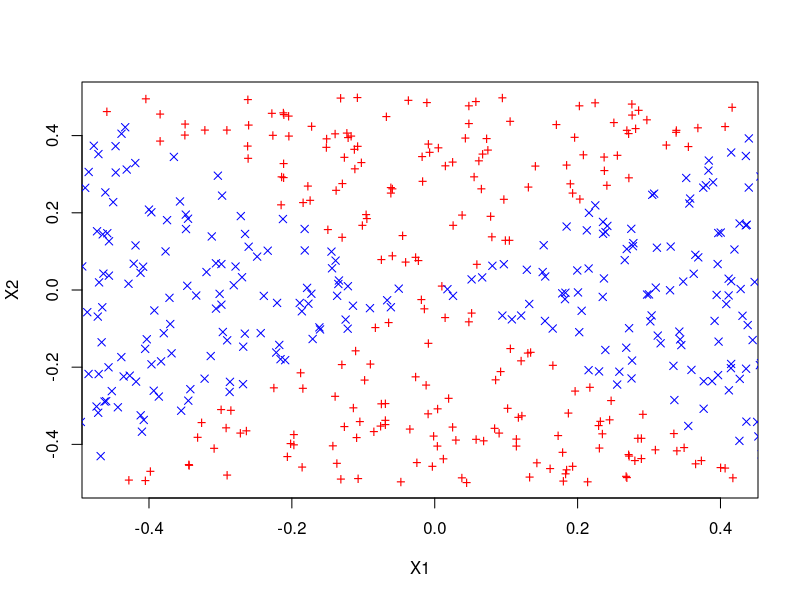
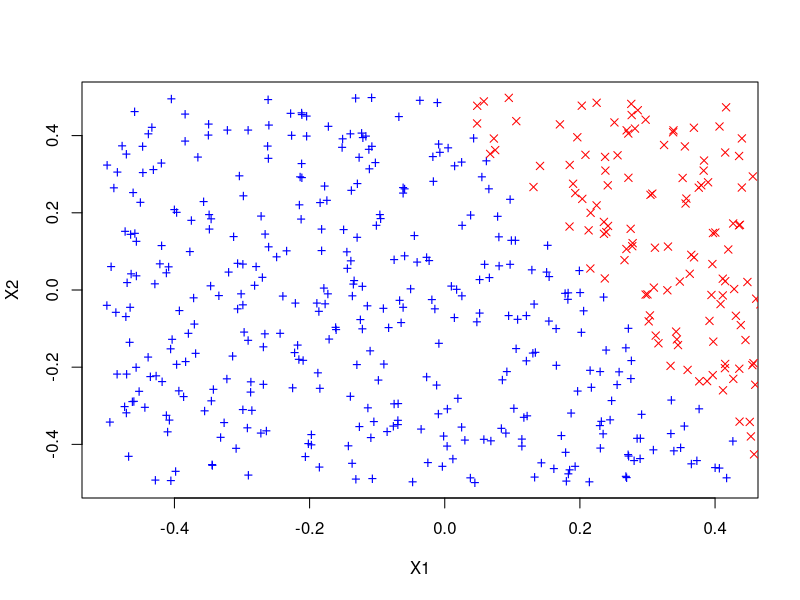
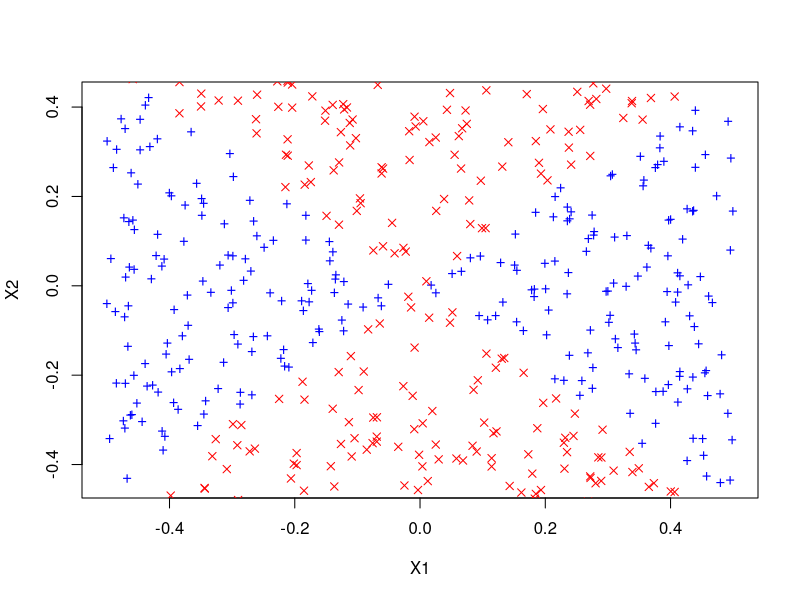
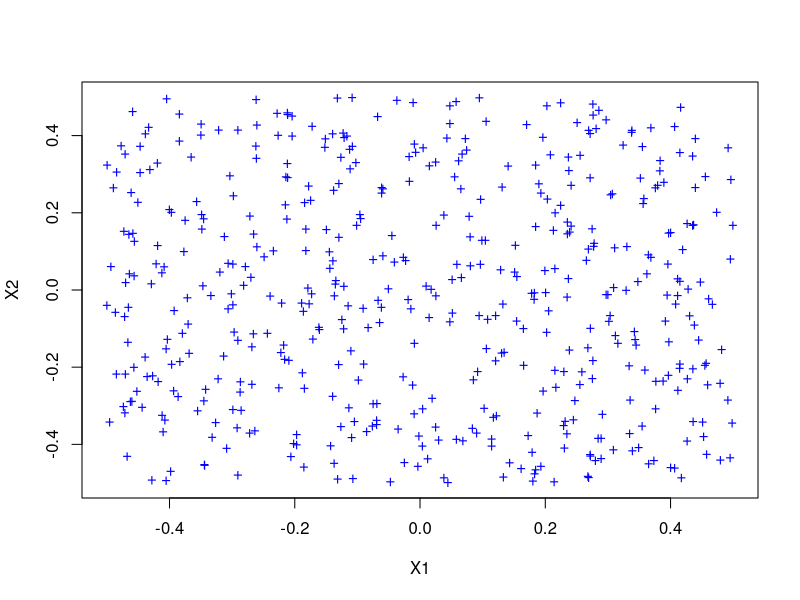
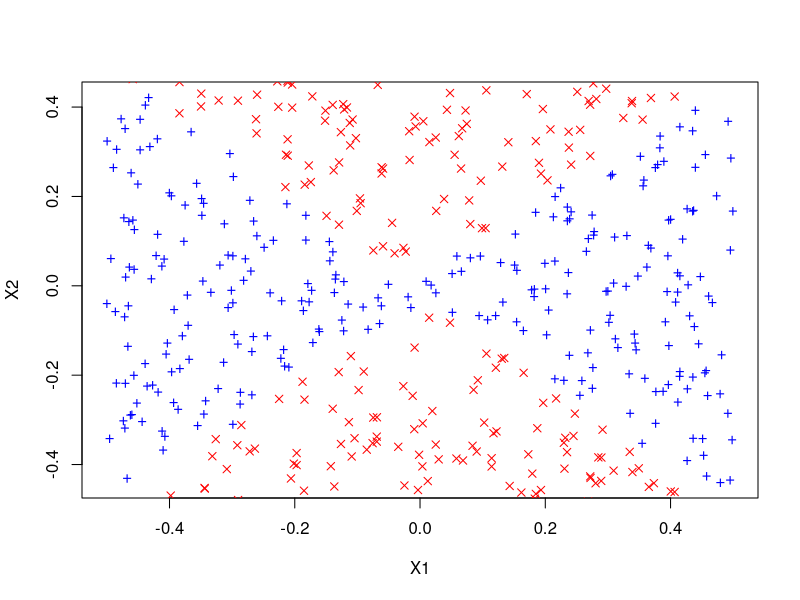
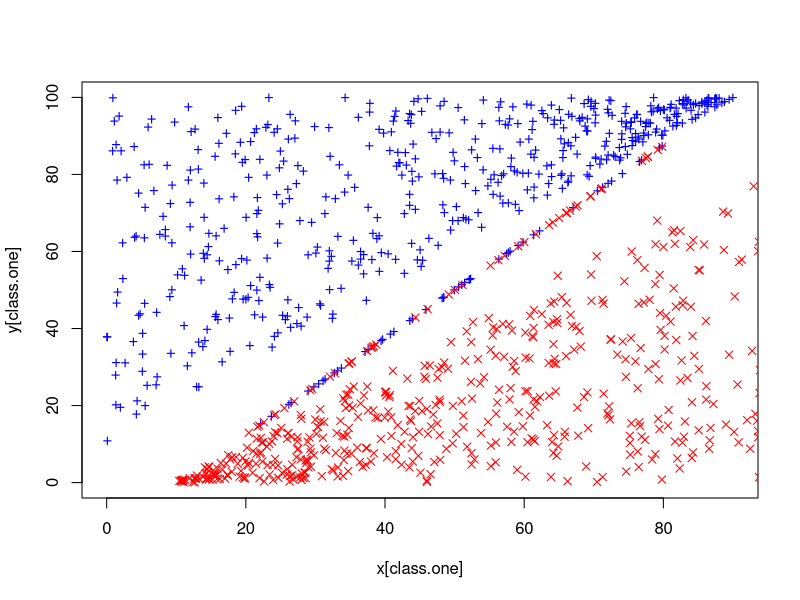
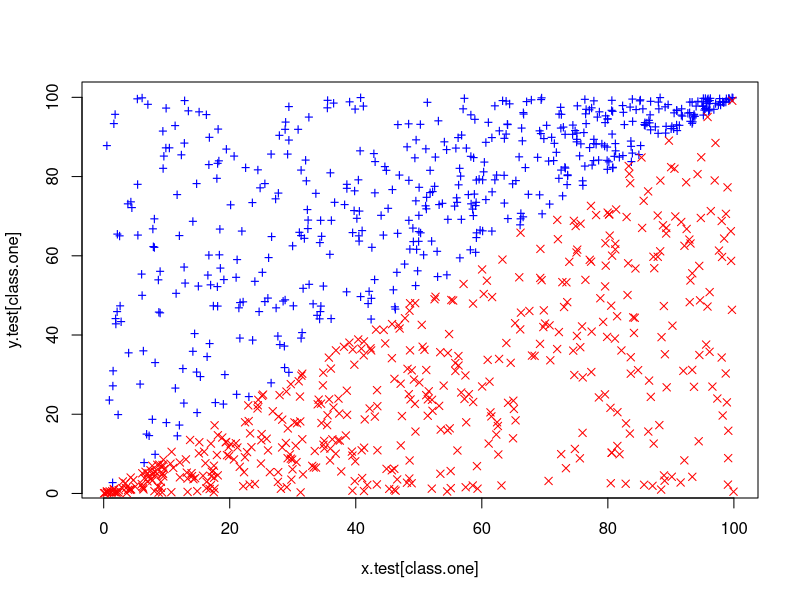

The R script that drew these images, in order:
## ---- chunk 1
set.seed(421)
x1 = runif(500) - 0.5
x2 = runif(500) - 0.5
y = 1 * (x1^2 - x2^2 > 0)
## ---- chunk 2
plot(x1[y == 0], x2[y == 0], col = "red", xlab = "X1", ylab = "X2", pch = "+")
points(x1[y == 1], x2[y == 1], col = "blue", pch = 4)
## ---- chunk 3
lm.fit = glm(y ~ x1 + x2, family = binomial)
summary(lm.fit)
## ---- chunk 4
data = data.frame(x1 = x1, x2 = x2, y = y)
lm.prob = predict(lm.fit, data, type = "response")
lm.pred = ifelse(lm.prob > 0.52, 1, 0)
data.pos = data[lm.pred == 1, ]
data.neg = data[lm.pred == 0, ]
plot(data.pos$x1, data.pos$x2, col = "blue", xlab = "X1", ylab = "X2", pch = "+")
points(data.neg$x1, data.neg$x2, col = "red", pch = 4)
## ---- chunk 5
lm.fit = glm(y ~ poly(x1, 2) + poly(x2, 2) + I(x1 * x2), data = data, family = binomial)
## ---- chunk 6
lm.prob = predict(lm.fit, data, type = "response")
lm.pred = ifelse(lm.prob > 0.5, 1, 0)
data.pos = data[lm.pred == 1, ]
data.neg = data[lm.pred == 0, ]
plot(data.pos$x1, data.pos$x2, col = "blue", xlab = "X1", ylab = "X2", pch = "+")
points(data.neg$x1, data.neg$x2, col = "red", pch = 4)
## ---- chunk 7
library(e1071)
## ---- chunk 8
svm.fit = svm(as.factor(y) ~ x1 + x2, data, kernel = "linear", cost = 0.1)
svm.pred = predict(svm.fit, data)
data.pos = data[svm.pred == 1, ]
data.neg = data[svm.pred == 0, ]
plot(data.pos$x1, data.pos$x2, col = "blue", xlab = "X1", ylab = "X2", pch = "+")
points(data.neg$x1, data.neg$x2, col = "red", pch = 4)
## ---- chunk 9
svm.fit = svm(as.factor(y) ~ x1 + x2, data, gamma = 1)
svm.pred = predict(svm.fit, data)
data.pos = data[svm.pred == 1, ]
data.neg = data[svm.pred == 0, ]
plot(data.pos$x1, data.pos$x2, col = "blue", xlab = "X1", ylab = "X2", pch = "+")
points(data.neg$x1, data.neg$x2, col = "red", pch = 4)
## ---- chunk 10
set.seed(3154)
# Class one
x.one = runif(500, 0, 90)
y.one = runif(500, x.one + 10, 100)
x.one.noise = runif(50, 20, 80)
y.one.noise = 5/4 * (x.one.noise - 10) + 0.1

# Class zero
x.zero = runif(500, 10, 100)
y.zero = runif(500, 0, x.zero - 10)
x.zero.noise = runif(50, 20, 80)
y.zero.noise = 5/4 * (x.zero.noise - 10) - 0.1

# Combine all
class.one = seq(1, 550)
x = c(x.one, x.one.noise, x.zero, x.zero.noise)
y = c(y.one, y.one.noise, y.zero, y.zero.noise)

plot(x[class.one], y[class.one], col = "blue", pch = "+", ylim = c(0, 100))
points(x[-class.one], y[-class.one], col = "red", pch = 4)
## ---- chunk 11
library(e1071)
## ---- chunk 12
set.seed(555)
z = rep(0, 1100)
z[class.one] = 1
data = data.frame(x = x, y = y, z = z)
tune.out = tune(svm, as.factor(z) ~ ., data = data, kernel = "linear", ranges = list(cost = c(0.01, 
    0.1, 1, 5, 10, 100, 1000, 10000)))
summary(tune.out)
## ---- chunk 13
data.frame(cost = tune.out$performances$cost, misclass = tune.out$performances$error * 
    1100)
## ---- chunk 14
set.seed(1111)
x.test = runif(1000, 0, 100)
class.one = sample(1000, 500)
y.test = rep(NA, 1000)
# Set y > x for class.one
for (i in class.one) {
    y.test[i] = runif(1, x.test[i], 100)
}
# set y < x for class.zero
for (i in setdiff(1:1000, class.one)) {
    y.test[i] = runif(1, 0, x.test[i])
}
plot(x.test[class.one], y.test[class.one], col = "blue", pch = "+")
points(x.test[-class.one], y.test[-class.one], col = "red", pch = 4)
## ---- chunk 15
set.seed(30012)
z.test = rep(0, 1000)
z.test[class.one] = 1
all.costs = c(0.01, 0.1, 1, 5, 10, 100, 1000, 10000)
test.errors = rep(NA, 8)
data.test = data.frame(x = x.test, y = y.test, z = z.test)
for (i in 1:length(all.costs)) {
    svm.fit = svm(as.factor(z) ~ ., data = data, kernel = "linear", cost = all.costs[i])
    svm.predict = predict(svm.fit, data.test)
    test.errors[i] = sum(svm.predict != data.test$z)
}

data.frame(cost = all.costs, `test misclass` = test.errors)
